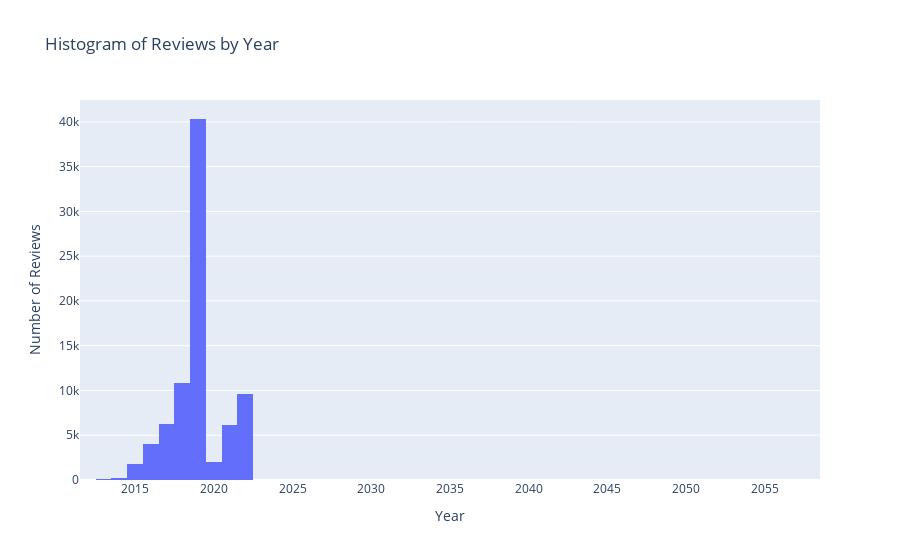

Notebook cell for this chart:
### Code cell
import plotly.express as px

fig = px.histogram(merged_data, x='last_review_year',
                   title='Histogram of Reviews by Year',
                   labels={'last_review_year': 'Year', 'count': 'Number of Reviews'})


fig.update_layout(
    xaxis=dict(title='Year'),
    yaxis=dict(title='Number of Reviews'),
    showlegend=False
)

### Figure 1 — Plotly figure (JSON) as saved in the notebook; plotly's stock layout.template omitted (floating-point values rounded to 4 significant figures; data arrays with more than 128 entries replaced by an {"elided": "..."} marker saying what was removed)
{"data": [{"alignmentgroup": "True", "bingroup": "x", "hovertemplate": "Year=%{x}<br>count=%{y}<extra></extra>", "legendgroup": "", "marker": {"color": "#636efa", "pattern": {"shape": ""}}, "name": "", "offsetgroup": "", "orientation": "v", "showlegend": false, "type": "histogram", "x": {"elided": "96224 int values"}, "xaxis": "x", "yaxis": "y"}], "layout": {"barmode": "relative", "legend": {"tracegroupgap": 0}, "showlegend": false, "title": {"text": "Histogram of Reviews by Year"}, "xaxis": {"anchor": "y", "domain": [0, 1], "title": {"text": "Year"}}, "yaxis": {"anchor": "x", "domain": [0, 1], "title": {"text": "Number of Reviews"}}}}
